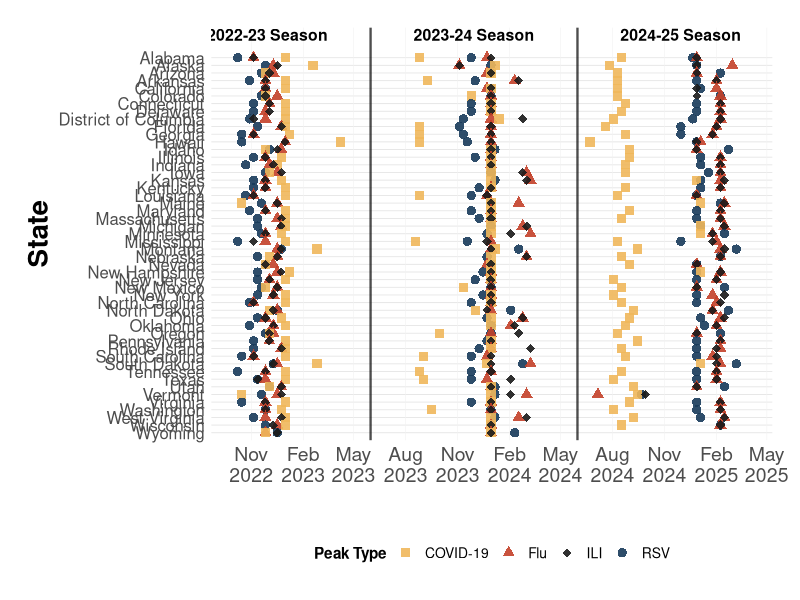
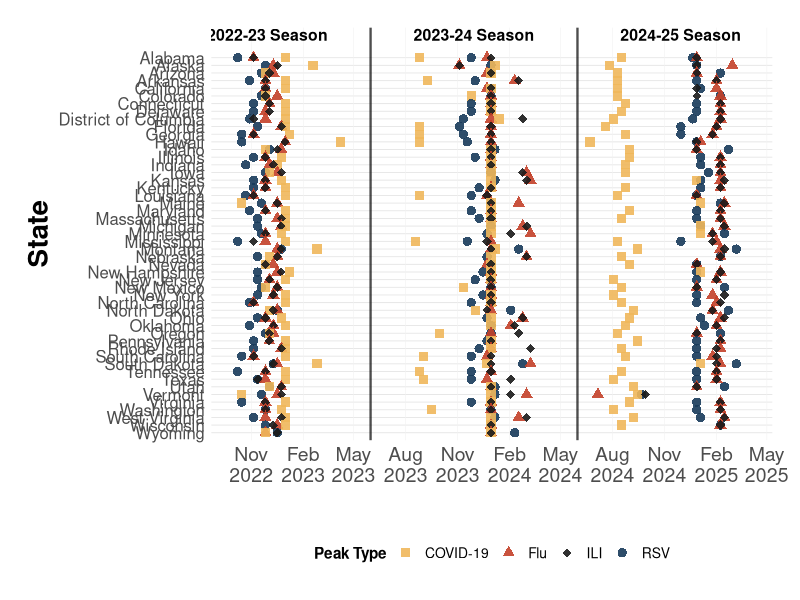

Write the R code that produced these figures, in order.
## -----------------------------------------------------------------------------
## Script name: create_state_timeline_visualization.R
##
## Purpose of script: Visualize peak timing with states as rows and seasons separated by vertical lines
##
## Author: George Dewey
##
## Date Created: 2025-10-01
## -----------------------------------------------------------------------------

library(tidyverse)
library(lubridate)
library(ggplot2)
library(scales)

# Read the peak dates data
peak_data = read_csv("data/nssp_peaks.csv")

# Convert date columns to proper date format
peak_data = peak_data %>%
  mutate(
    max_rsv_date = as_date(max_rsv_date),
    max_flu_date = as_date(max_flu_date),
    max_cov_date = as_date(max_cov_date),
    max_ili_date = as_date(max_ili_date)
  )

# Reshape data for plotting
peak_data_long = peak_data %>%
  pivot_longer(
    cols = c(max_rsv_date, max_flu_date, max_cov_date, max_ili_date),
    names_to = "pathogen_type",
    values_to = "peak_date"
  ) %>%
  mutate(
    pathogen = case_when(
      pathogen_type == "max_rsv_date" ~ "RSV",
      pathogen_type == "max_flu_date" ~ "Flu",
      pathogen_type == "max_cov_date" ~ "COVID-19",
      pathogen_type == "max_ili_date" ~ "ILI"
    )
  ) %>%
  # Order states alphabetically for consistent y-axis
  arrange(state) %>%
  mutate(
    state_factor = factor(state, levels = sort(unique(state), decreasing = TRUE))
  )

# Define ILI season boundaries (May 31 of each year)
season_boundaries = as_date(c(
  "2022-05-31",  # Start of 22-23 season
  "2023-05-31",  # End of 22-23, start of 23-24
  "2024-05-31",  # End of 23-24, start of 24-25
  "2025-05-31"   # End of 24-25 season
))

# Determine the full date range for x-axis
date_range = range(peak_data_long$peak_date, na.rm = TRUE)
x_start = floor_date(date_range[1], "month") - months(1)
x_end = ceiling_date(date_range[2], "month") + months(1)

# Create the main visualization
state_timeline_plot = peak_data_long %>%
  ggplot(aes(x = peak_date, y = state_factor)) +

  # Add vertical lines for ILI season boundaries
  geom_vline(
    xintercept = season_boundaries,
    linetype = "solid",
    color = "black",
    size = 0.8,
    alpha = 0.7
  ) +

  # Add season labels at the top with more white space
  annotate("text",
           x = c(
             mean(c(season_boundaries[1], season_boundaries[2])),
             mean(c(season_boundaries[2], season_boundaries[3])),
             mean(c(season_boundaries[3], season_boundaries[4]))
           ),
           y = length(unique(peak_data_long$state)) + 3,  # Increased from 1.5 to 3
           label = c("2022-23 Season", "2023-24 Season", "2024-25 Season"),
           size = 4,
           fontface = "bold",
           color = "black") +

  # Add different shapes and colors for each pathogen
  geom_point(aes(color = pathogen, shape = pathogen),
             size = 2.8, alpha = 0.9) +

  # Customize colors and shapes
  scale_color_manual(
    values = c(
      'ILI' = 'grey10',
      'RSV' = '#183A5A',
      'Flu' = '#C34129',
      'COVID-19' = "#EFB75B"
    ),
    name = "Peak Type"
  ) +

  scale_shape_manual(
    values = c(
      "RSV" = 16,      # Circle
      "Flu" = 17,      # Triangle
      "COVID-19" = 15, # Square
      "ILI" = 18       # Diamond
    ),
    name = "Peak Type"
  ) +

  # Customize x-axis to show the full date range
  scale_x_date(
    limits = c(x_start, x_end),
    date_labels = "%b\n%Y",
    date_breaks = "3 months",
    expand = expansion(mult = c(0.01, 0.01))
  ) +

  # Customize y-axis with state names
  scale_y_discrete(
    expand = expansion(mult = c(0.02, 0.08))  # Increased top expansion for season labels
  ) +

  # Themes and labels - removed title, subtitle, x-axis label, and caption
  labs(
    x = "",  # Removed "Date" label
    y = "State"
  ) +

  theme_minimal() +
  theme(
    # Adjust text sizes for readability
    axis.text.y = element_text(size = 12),
    axis.text.x = element_text(size = 14, angle = 0),
    axis.title = element_text(size = 20, face = "bold"),

    # Legend positioning and styling
    legend.position = "bottom",
    legend.title = element_text(size = 11, face = "bold"),
    legend.text = element_text(size = 10),
    legend.box = "horizontal",

    # Grid lines - keep horizontal for state separation, remove vertical
    panel.grid.major.y = element_line(color = "gray90", size = 0.3),
    panel.grid.minor.y = element_blank(),
    panel.grid.major.x = element_line(color = "gray95", size = 0.2),
    panel.grid.minor.x = element_blank(),

    # Plot margins
    plot.margin = margin(20, 20, 20, 20),

    # Panel background
    panel.background = element_rect(fill = "white", color = NA)
  )

# Display the plot
print(state_timeline_plot)

# Save the plot
ggsave("figures/state_timeline_peak_visualization.png",
       state_timeline_plot,
       width = 16, height = 12,
       units = "in",
       dpi = 300,
       bg = "white")

# Create enhanced summary statistics
peak_summary_enhanced = peak_data %>%
  group_by(state) %>%
  summarise(
    # Count seasons with data
    n_seasons = n(),

    # RSV-Flu timing patterns
    mean_rsv_to_flu_days = round(mean(as.numeric(max_flu_date - max_rsv_date), na.rm = TRUE), 1),

    # Consistency metrics
    rsv_always_first = all(max_rsv_date <= max_flu_date, na.rm = TRUE),
    flu_always_after_rsv = all(max_flu_date >= max_rsv_date, na.rm = TRUE),

    # COVID timing variability (coefficient of variation of day-of-year)
    covid_timing_variability = round(sd(yday(max_cov_date), na.rm = TRUE) / mean(yday(max_cov_date), na.rm = TRUE), 3),

    .groups = "drop"
  ) %>%
  arrange(state)

# Overall summary by season
seasonal_summary = peak_data %>%
  group_by(season) %>%
  summarise(
    n_states = n(),

    # RSV-Flu timing
    mean_rsv_to_flu_days = round(mean(as.numeric(max_flu_date - max_rsv_date), na.rm = TRUE), 1),
    median_rsv_to_flu_days = round(median(as.numeric(max_flu_date - max_rsv_date), na.rm = TRUE), 1),

    # Proportion where RSV peaks before flu
    pct_rsv_before_flu = round(100 * sum(max_rsv_date < max_flu_date, na.rm = TRUE) / n(), 1),

    # COVID timing spread (range in days)
    covid_peak_range_days = as.numeric(max(max_cov_date, na.rm = TRUE) - min(max_cov_date, na.rm = TRUE)),

    .groups = "drop"
  )

print("\n=== ENHANCED PEAK TIMING ANALYSIS ===")
print("\nSummary by Season:")
print(seasonal_summary)

print("\nStates with Most Consistent RSV-before-Flu Pattern:")
consistent_states = peak_summary_enhanced %>%
  filter(rsv_always_first == TRUE) %>%
  select(state, n_seasons, mean_rsv_to_flu_days)
print(consistent_states)

print("\nStates with Highest COVID Timing Variability:")
variable_covid = peak_summary_enhanced %>%
  arrange(desc(covid_timing_variability)) %>%
  head(10) %>%
  select(state, covid_timing_variability, n_seasons)
print(variable_covid)

# Save summary tables
write_csv(peak_summary_enhanced, "data/state_peak_timing_summary.csv")
write_csv(seasonal_summary, "data/seasonal_peak_timing_summary.csv")

cat("\n=== OUTPUT FILES ===\n")
cat("Main visualization: figures/state_timeline_peak_visualization.png\n")
cat("State summary: data/state_peak_timing_summary.csv\n")
cat("Seasonal summary: data/seasonal_peak_timing_summary.csv\n")